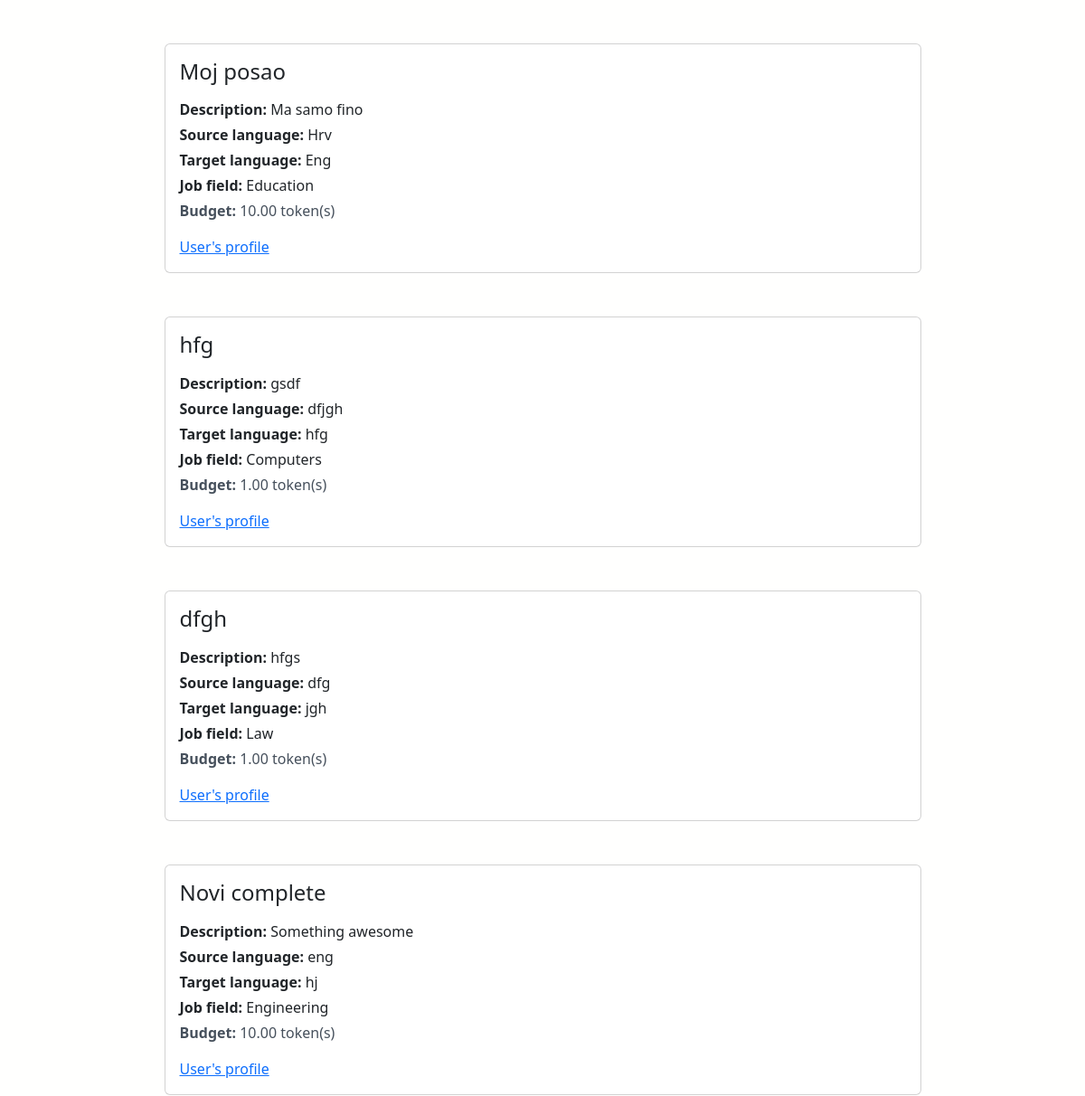
Before: / (middle part) with the older database file.
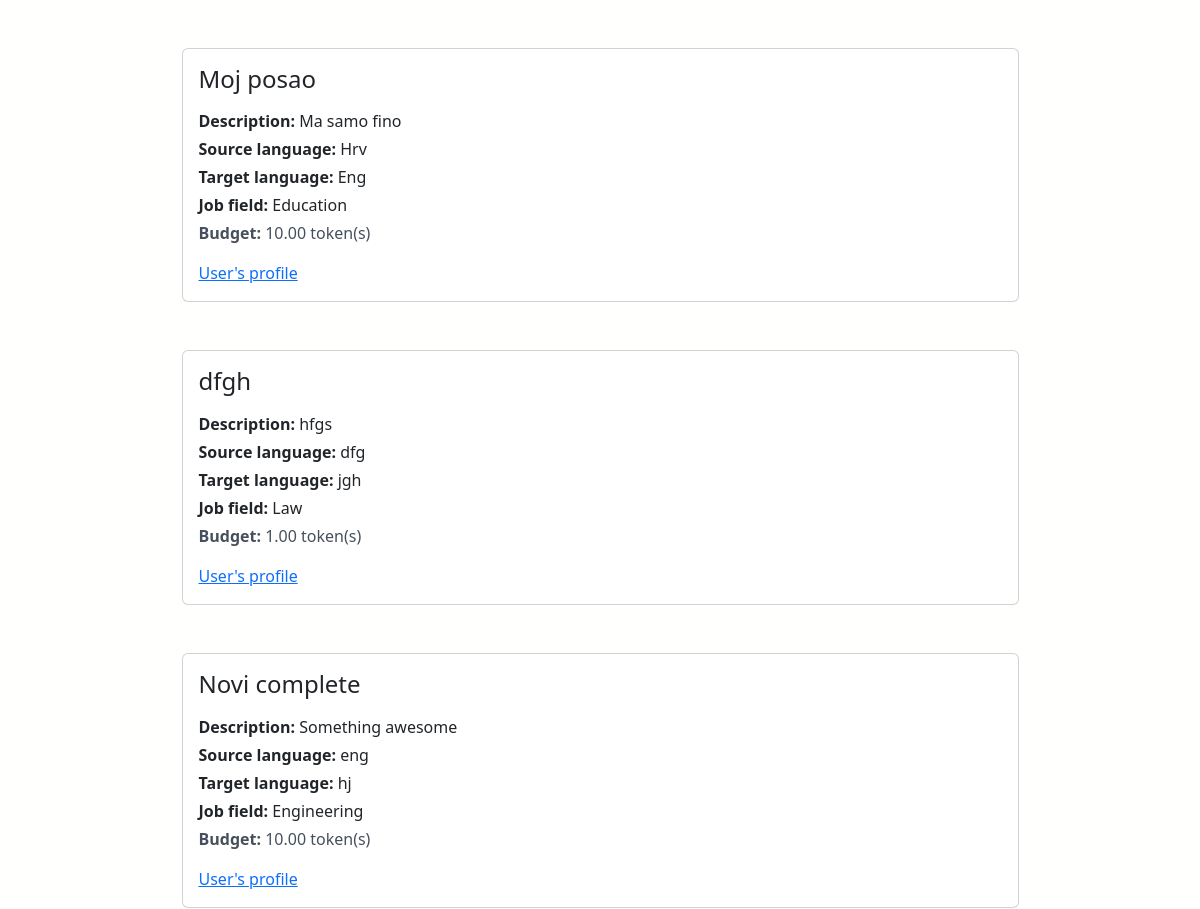
After: the same page with the newer database file.
### app/models.py (models this page shows, shortened)
class Job(models.Model):
    user = models.ForeignKey(User, on_delete=models.CASCADE, related_name="user")
    title = models.TextField(blank=False, unique=True)
    description = models.TextField(blank=False)
    source_language = models.TextField(blank=False)
    target_language = models.TextField(blank=False)
    job_field = models.CharField(
        max_length=15,
        choices=JobField.JOB_CHOICES,
        default=JobField.LITERATURE,
    )
    budget = models.DecimalField(max_digits=10, decimal_places=2, default=0.0)
    text = models.TextField(blank=False)
    assigned_to = models.ForeignKey(
        "JobBid",
        on_delete=models.CASCADE,
        blank=True,
        null=True,
        related_name="assigned_to",
    )
    is_assigned = models.BooleanField(default=False)
    is_completed = models.BooleanField(default=False)
    translator = models.ForeignKey(
        User,
        on_delete=models.SET_NULL,
        blank=True,
        null=True,
        related_name="set_as_translator_of_job",
    )
    translation = models.TextField(blank=True, null=True)
    dispute = models.TextField(blank=True, null=True)
    translation = models.TextField(blank=True, null=True)

### app/views.py (the view)
# urls.py: 2. Add a URL to urlpatterns:  path('', views.home, name='home')
def home(request):
    user = request.user
    translators = UserProfile.objects.filter(Q(is_translator=True))
    available_jobs = Job.objects.filter(Q(is_assigned=False), Q(is_completed=False))
    job_fields = JobField.objects.all()
    job_field_query = request.GET.get("job_field")
    target_language_query = request.GET.get("target_language")
    source_language_query = request.GET.get("target_language")
    if (
        target_language_query != ""
        and target_language_query is not None
        and job_field_query != ""
        and job_field_query is not None
    ):
        available_jobs = available_jobs.filter(
            Q(job_field__icontains=job_field_query),
            Q(target_language__icontains=target_language_query)
            | Q(source_language__icontains=source_language_query),
        ).distinct()
    elif target_language_query != "" and target_language_query is not None:
        available_jobs = available_jobs.filter(
            Q(target_language__icontains=target_language_query)
            | Q(source_language__icontains=source_language_query)
        )
    elif job_field_query != "" and job_field_query is not None:
        available_jobs = available_jobs.filter(job_field__icontains=job_field_query)
    context = {
        "translators": translators,
        "available_jobs": available_jobs,
        "user": user,
        "job_fields": job_fields,
    }
    return render(request, "app/home.html", context)

### app/templates/app/home.html (shortened to what this page needs)
{% extends 'app/base.html' %}
{% block content %}
        {% for job in available_jobs %}
                {% include 'includes/unassigned_jobs.html' with job=job user=user %}
                {% empty %}
                <div class="row">
                        No jobs posted.
                </div>
        {% endfor %}
{% endblock content %}

### app/templates/includes/unassigned_jobs.html (shortened to what this page needs)
  <div class="card mt-5 w-75 mx-auto">
    <div class="card-body ">
        <h4 class="card-title">{{ job.title }}</h4>
        <div class="card-subtitle mt-3"><b>Description:</b> {{ job.description }}</div>
        <div class="card-text mt-1"><b>Source language:</b>  {{ job.source_language }}</div>
        <div class="card-text mt-1"><b>Target language:</b>  {{ job.target_language }}</div>
        <div class="card-text mt-1"><b>Job field:</b>  {{ job.job_field }}</div>
        <p class="card-text mt-1"><b>Budget:</b>  {{ job.budget }} token(s)</p>
        <p class="card-text mt-1"><a href="{% url 'app:profile' job.user.id %}">User's profile</a></p>
    </div>
  </div>

Changed rows visible on the page:
no longer on this page (row edited): Job: title "hfg", description "gsdf", source_language "dfjgh", target_language "hfg", job_field "Computers", budget "1.00"
